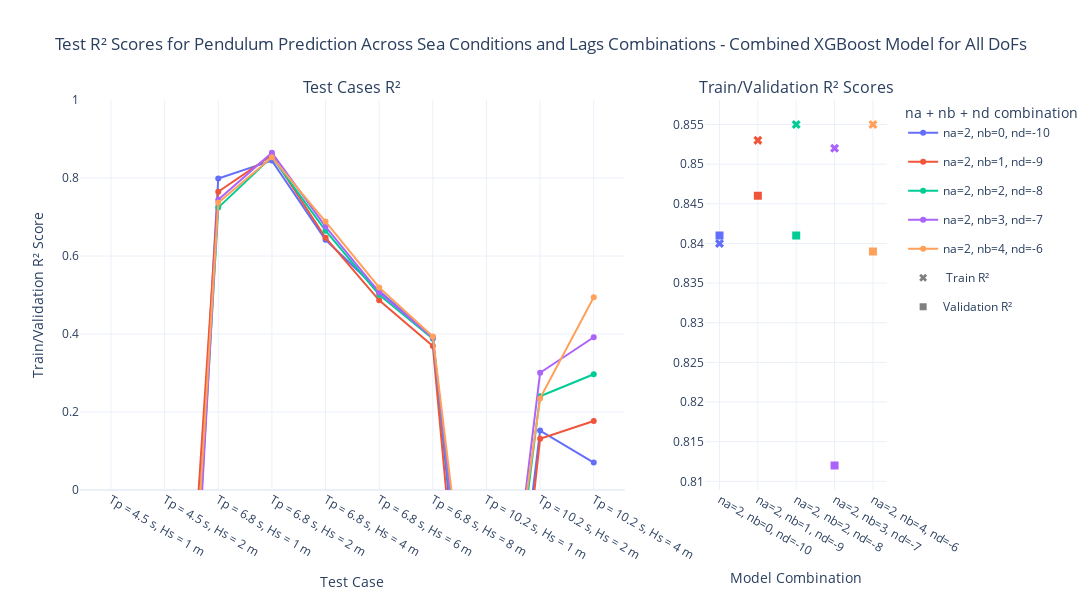

The notebook cell saved with this chart:
### Code cell
# Define your custom x-axis order
custom_order = [
    'T4p5s_Hs1m', 
    'T4p5s_Hs2m', 
    'Tp6p8s_Hs1m',
    'Tp6p8s_Hs2m',
    'Tp6p8s_Hs4m',
    'Tp6p8s_Hs6m',
    'Tp6p8s_Hs8m',
    'T10p2s_Hs1m',
    'Tp10p2_Hs2m',
    'T10p2s_Hs4m'
]
pretty_custom_order = [test_case_pretty_map.get(tc, tc) for tc in custom_order]

# Create color map to maintain consistent color for each `comment_value`
color_map = {}

# Create two subplots with independent y-axes
fig = make_subplots(
    rows=1, cols=2,
    column_widths=[0.75, 0.25],
    subplot_titles=("Test Cases R²", "Train/Validation R² Scores"),
    shared_yaxes=False  # Disable shared y-axes
)

for df_name, original_df  in dfs_xgb_3dof.items():
    df = original_df.copy()

    # Extract na, nb, nf from df_name
    match = re.search(r'na(\d+)_nb(\d+)_nf(\d+)', df_name)
    if match:
        na_val, nb_val, nf_val = match.groups()
        comment_value = f'na={na_val}, nb={nb_val}, nd=-{nf_val}'
    else:
        comment_value = df_name

    # Assign color to each unique comment_value if not already assigned
    if comment_value not in color_map:
        color_map[comment_value] = px.colors.qualitative.Plotly[len(color_map) % len(px.colors.qualitative.Plotly)]

    # Find the correct test case column
    if 'test case' in df.columns:
        test_case_col = 'test case'
    elif 'test_case' in df.columns:
        test_case_col = 'test_case'
    else:
        raise ValueError(f"No valid 'test_case' column found in {df_name}")
    
    # Sort based on custom order
    df[test_case_col] = pd.Categorical(df[test_case_col], categories=custom_order, ordered=True)
    df[test_case_col] = df[test_case_col].map(test_case_pretty_map).astype('category')
    df[test_case_col] = pd.Categorical(df[test_case_col], categories=pretty_custom_order, ordered=True)
    df = df.sort_values(test_case_col)

    # Plot the main line 
    fig.add_trace(
        go.Scatter(
            x=df[test_case_col],
            y=df['r2_test_pendulum'],  # Correct for
            name=comment_value,
            legendgroup=comment_value,
            line=dict(color=color_map[comment_value])  # Use the assigned color
        ),
        row=1, col=1
    )

    # Now plot the train/val points from df_summary_pitch
    summary_row = df_summary_pendulum_xgb_3dof[(df_summary_pendulum_xgb_3dof['na'] == int(na_val)) & 
                                      (df_summary_pendulum_xgb_3dof['nb'] == int(nb_val)) &
                                      (df_summary_pendulum_xgb_3dof['nd'] == -int(nf_val))]

                
    if not summary_row.empty:
        r2_train = summary_row['r2_train'].values[0]
        r2_val = summary_row['r2_val'].values[0]

        fig.add_trace(
            go.Scatter(
                x=[comment_value],
                y=[r2_train],
                mode='markers',
                marker=dict(symbol='x', size=8, color=color_map[comment_value]),  # Use the assigned color
                name=f'{comment_value} Train',
                legendgroup=comment_value,
                showlegend=False
            ),
            row=1, col=2
        )

        fig.add_trace(
            go.Scatter(
                x=[comment_value],
                y=[r2_val],
                mode='markers',
                marker=dict(symbol='square', size=8, color=color_map[comment_value]),  # Use the assigned color
                name=f'{comment_value} Val',
                legendgroup=comment_value,
                showlegend=False
            ),
            row=1, col=2
        )
# Add legend-only markers to clarify symbol meaning
fig.add_trace(
    go.Scatter(
        x=[None], y=[None],
        mode='markers',
        marker=dict(symbol='x', size=7, color='grey'),
        name=' Train R²',
        showlegend=True
    ),
    row=1, col=2
)

fig.add_trace(
    go.Scatter(
        x=[None], y=[None],
        mode='markers',
        marker=dict(symbol='square', size=7, color='grey'),
        name='Validation R²',
        showlegend=True
    ),
    row=1, col=2
)
# Final layout adjustments
fig.update_layout(
    title="Test R² Scores for Pendulum Prediction Across Sea Conditions and Lags Combinations - Combined XGBoost Model for All DoFs",
    xaxis_title="Test Case",
    xaxis2_title="Model Combination",
    yaxis_title="R² Score",
    template="plotly_white",
    height=600,
    width=1200,
    legend_title="na + nb + nd combination",
    xaxis=dict(
        categoryorder='array',
        categoryarray=pretty_custom_order
    ),
    # Adjust the zoom to fit the second plot
    yaxis1=dict(
        title="Train/Validation R² Score",
        range=[0, 1],  # You can adjust the range based on the data
        showgrid=True
    )
)

fig.show()

### Figure 1 — Plotly figure (JSON) as saved in the notebook; plotly's stock layout.template omitted (floating-point values rounded to 4 significant figures)
{"data": [{"legendgroup": "na=2, nb=0, nd=-10", "line": {"color": "#636EFA"}, "name": "na=2, nb=0, nd=-10", "type": "scatter", "x": ["Tp = 4.5 s, Hs = 1 m", "Tp = 4.5 s, Hs = 2 m", "Tp = 6.8 s, Hs = 1 m", "Tp = 6.8 s, Hs = 2 m", "Tp = 6.8 s, Hs = 4 m", "Tp = 6.8 s, Hs = 6 m", "Tp = 6.8 s, Hs = 8 m", "Tp = 10.2 s, Hs = 1 m", "Tp = 10.2 s, Hs = 2 m", "Tp = 10.2 s, Hs = 4 m"], "xaxis": "x", "y": [-1.364, -1.614, 0.7986, 0.8446, 0.6417, 0.5104, 0.3923, -0.9847, 0.1523, 0.07038], "yaxis": "y"}, {"legendgroup": "na=2, nb=0, nd=-10", "marker": {"color": "#636EFA", "size": 8, "symbol": "x"}, "mode": "markers", "name": "na=2, nb=0, nd=-10 Train", "showlegend": false, "type": "scatter", "x": ["na=2, nb=0, nd=-10"], "xaxis": "x2", "y": [0.84], "yaxis": "y2"}, {"legendgroup": "na=2, nb=0, nd=-10", "marker": {"color": "#636EFA", "size": 8, "symbol": "square"}, "mode": "markers", "name": "na=2, nb=0, nd=-10 Val", "showlegend": false, "type": "scatter", "x": ["na=2, nb=0, nd=-10"], "xaxis": "x2", "y": [0.841], "yaxis": "y2"}, {"legendgroup": "na=2, nb=1, nd=-9", "line": {"color": "#EF553B"}, "name": "na=2, nb=1, nd=-9", "type": "scatter", "x": ["Tp = 4.5 s, Hs = 1 m", "Tp = 4.5 s, Hs = 2 m", "Tp = 6.8 s, Hs = 1 m", "Tp = 6.8 s, Hs = 2 m", "Tp = 6.8 s, Hs = 4 m", "Tp = 6.8 s, Hs = 6 m", "Tp = 6.8 s, Hs = 8 m", "Tp = 10.2 s, Hs = 1 m", "Tp = 10.2 s, Hs = 2 m", "Tp = 10.2 s, Hs = 4 m"], "xaxis": "x", "y": [-1.682, -1.326, 0.7647, 0.8586, 0.6468, 0.4864, 0.3692, -1.127, 0.1316, 0.1768], "yaxis": "y"}, {"legendgroup": "na=2, nb=1, nd=-9", "marker": {"color": "#EF553B", "size": 8, "symbol": "x"}, "mode": "markers", "name": "na=2, nb=1, nd=-9 Train", "showlegend": false, "type": "scatter", "x": ["na=2, nb=1, nd=-9"], "xaxis": "x2", "y": [0.853], "yaxis": "y2"}, {"legendgroup": "na=2, nb=1, nd=-9", "marker": {"color": "#EF553B", "size": 8, "symbol": "square"}, "mode": "markers", "name": "na=2, nb=1, nd=-9 Val", "showlegend": false, "type": "scatter", "x": ["na=2, nb=1, nd=-9"], "xaxis": "x2", "y": [0.846], "yaxis": "y2"}, {"legendgroup": "na=2, nb=2, nd=-8", "line": {"color": "#00CC96"}, "name": "na=2, nb=2, nd=-8", "type": "scatter", "x": ["Tp = 4.5 s, Hs = 1 m", "Tp = 4.5 s, Hs = 2 m", "Tp = 6.8 s, Hs = 1 m", "Tp = 6.8 s, Hs = 2 m", "Tp = 6.8 s, Hs = 4 m", "Tp = 6.8 s, Hs = 6 m", "Tp = 6.8 s, Hs = 8 m", "Tp = 10.2 s, Hs = 1 m", "Tp = 10.2 s, Hs = 2 m", "Tp = 10.2 s, Hs = 4 m"], "xaxis": "x", "y": [-1.748, -1.619, 0.724, 0.8541, 0.6649, 0.5007, 0.3881, -0.853, 0.2405, 0.2967], "yaxis": "y"}, {"legendgroup": "na=2, nb=2, nd=-8", "marker": {"color": "#00CC96", "size": 8, "symbol": "x"}, "mode": "markers", "name": "na=2, nb=2, nd=-8 Train", "showlegend": false, "type": "scatter", "x": ["na=2, nb=2, nd=-8"], "xaxis": "x2", "y": [0.855], "yaxis": "y2"}, {"legendgroup": "na=2, nb=2, nd=-8", "marker": {"color": "#00CC96", "size": 8, "symbol": "square"}, "mode": "markers", "name": "na=2, nb=2, nd=-8 Val", "showlegend": false, "type": "scatter", "x": ["na=2, nb=2, nd=-8"], "xaxis": "x2", "y": [0.841], "yaxis": "y2"}, {"legendgroup": "na=2, nb=3, nd=-7", "line": {"color": "#AB63FA"}, "name": "na=2, nb=3, nd=-7", "type": "scatter", "x": ["Tp = 4.5 s, Hs = 1 m", "Tp = 4.5 s, Hs = 2 m", "Tp = 6.8 s, Hs = 1 m", "Tp = 6.8 s, Hs = 2 m", "Tp = 6.8 s, Hs = 4 m", "Tp = 6.8 s, Hs = 6 m", "Tp = 6.8 s, Hs = 8 m", "Tp = 10.2 s, Hs = 1 m", "Tp = 10.2 s, Hs = 2 m", "Tp = 10.2 s, Hs = 4 m"], "xaxis": "x", "y": [-1.306, -1.738, 0.7441, 0.8648, 0.6755, 0.5067, 0.3906, -0.8293, 0.3006, 0.3917], "yaxis": "y"}, {"legendgroup": "na=2, nb=3, nd=-7", "marker": {"color": "#AB63FA", "size": 8, "symbol": "x"}, "mode": "markers", "name": "na=2, nb=3, nd=-7 Train", "showlegend": false, "type": "scatter", "x": ["na=2, nb=3, nd=-7"], "xaxis": "x2", "y": [0.852], "yaxis": "y2"}, {"legendgroup": "na=2, nb=3, nd=-7", "marker": {"color": "#AB63FA", "size": 8, "symbol": "square"}, "mode": "markers", "name": "na=2, nb=3, nd=-7 Val", "showlegend": false, "type": "scatter", "x": ["na=2, nb=3, nd=-7"], "xaxis": "x2", "y": [0.812], "yaxis": "y2"}, {"legendgroup": "na=2, nb=4, nd=-6", "line": {"color": "#FFA15A"}, "name": "na=2, nb=4, nd=-6", "type": "scatter", "x": ["Tp = 4.5 s, Hs = 1 m", "Tp = 4.5 s, Hs = 2 m", "Tp = 6.8 s, Hs = 1 m", "Tp = 6.8 s, Hs = 2 m", "Tp = 6.8 s, Hs = 4 m", "Tp = 6.8 s, Hs = 6 m", "Tp = 6.8 s, Hs = 8 m", "Tp = 10.2 s, Hs = 1 m", "Tp = 10.2 s, Hs = 2 m", "Tp = 10.2 s, Hs = 4 m"], "xaxis": "x", "y": [-1.68, -1.499, 0.7365, 0.8531, 0.6882, 0.5193, 0.3937, -0.7409, 0.2349, 0.4944], "yaxis": "y"}, {"legendgroup": "na=2, nb=4, nd=-6", "marker": {"color": "#FFA15A", "size": 8, "symbol": "x"}, "mode": "markers", "name": "na=2, nb=4, nd=-6 Train", "showlegend": false, "type": "scatter", "x": ["na=2, nb=4, nd=-6"], "xaxis": "x2", "y": [0.855], "yaxis": "y2"}, {"legendgroup": "na=2, nb=4, nd=-6", "marker": {"color": "#FFA15A", "size": 8, "symbol": "square"}, "mode": "markers", "name": "na=2, nb=4, nd=-6 Val", "showlegend": false, "type": "scatter", "x": ["na=2, nb=4, nd=-6"], "xaxis": "x2", "y": [0.839], "yaxis": "y2"}, {"marker": {"color": "grey", "size": 7, "symbol": "x"}, "mode": "markers", "name": " Train R²", "showlegend": true, "type": "scatter", "x": [null], "xaxis": "x2", "y": [null], "yaxis": "y2"}, {"marker": {"color": "grey", "size": 7, "symbol": "square"}, "mode": "markers", "name": "Validation R²", "showlegend": true, "type": "scatter", "x": [null], "xaxis": "x2", "y": [null], "yaxis": "y2"}], "layout": {"annotations": [{"font": {"size": 16}, "showarrow": false, "text": "Test Cases R²", "x": 0.3375, "xanchor": "center", "xref": "paper", "y": 1, "yanchor": "bottom", "yref": "paper"}, {"font": {"size": 16}, "showarrow": false, "text": "Train/Validation R² Scores", "x": 0.8875, "xanchor": "center", "xref": "paper", "y": 1, "yanchor": "bottom", "yref": "paper"}], "height": 600, "legend": {"title": {"text": "na + nb + nd combination"}}, "title": {"text": "Test R² Scores for Pendulum Prediction Across Sea Conditions and Lags Combinations - Combined XGBoost Model for All DoFs"}, "width": 1200, "xaxis": {"anchor": "y", "categoryarray": ["Tp = 4.5 s, Hs = 1 m", "Tp = 4.5 s, Hs = 2 m", "Tp = 6.8 s, Hs = 1 m", "Tp = 6.8 s, Hs = 2 m", "Tp = 6.8 s, Hs = 4 m", "Tp = 6.8 s, Hs = 6 m", "Tp = 6.8 s, Hs = 8 m", "Tp = 10.2 s, Hs = 1 m", "Tp = 10.2 s, Hs = 2 m", "Tp = 10.2 s, Hs = 4 m"], "categoryorder": "array", "domain": [0, 0.675], "title": {"text": "Test Case"}}, "xaxis2": {"anchor": "y2", "domain": [0.775, 1], "title": {"text": "Model Combination"}}, "yaxis": {"anchor": "x", "domain": [0, 1], "range": [0, 1], "showgrid": true, "title": {"text": "Train/Validation R² Score"}}, "yaxis2": {"anchor": "x2", "domain": [0, 1]}}}
